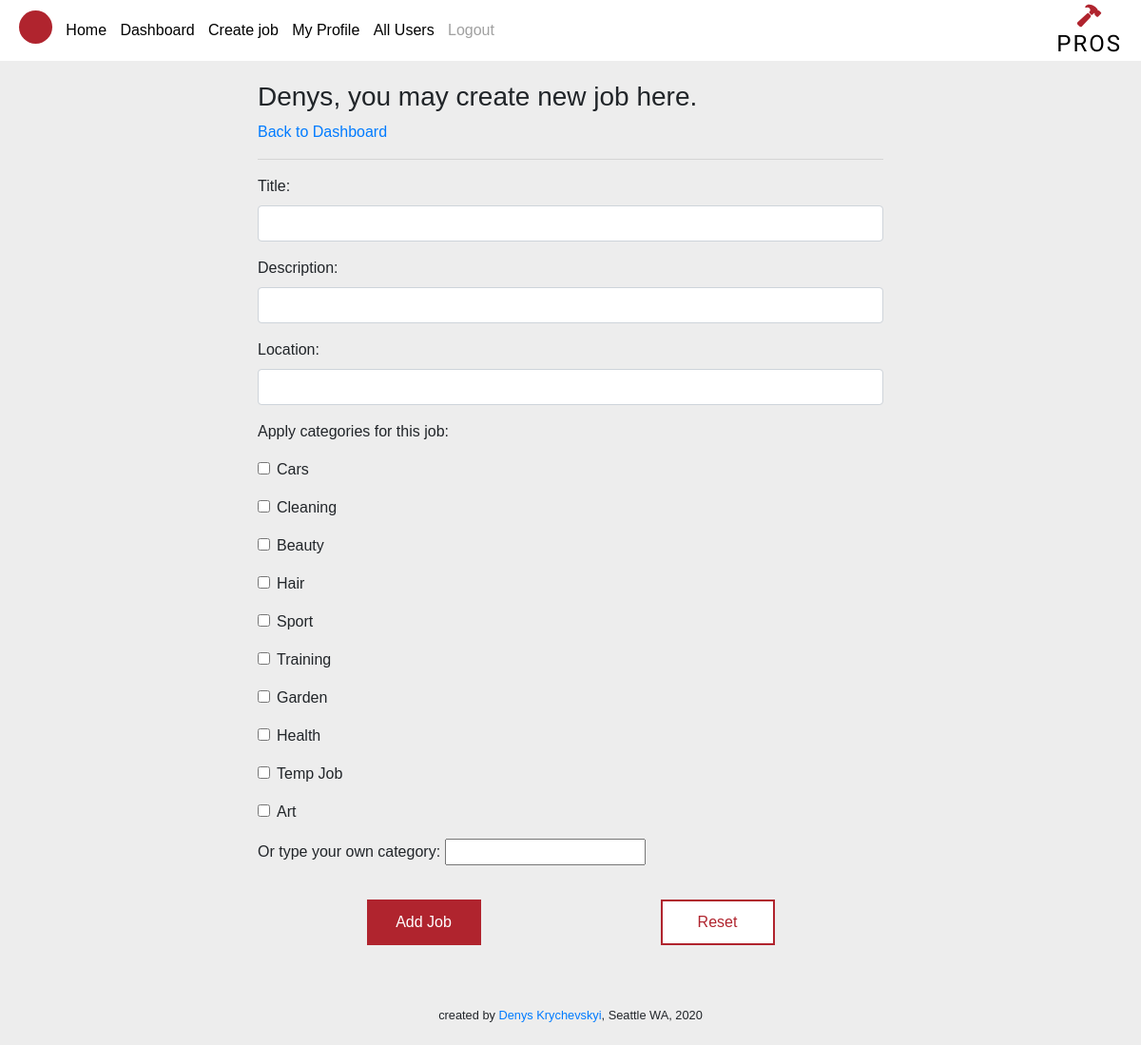
The app's page /create_new_job (signed in), older data.
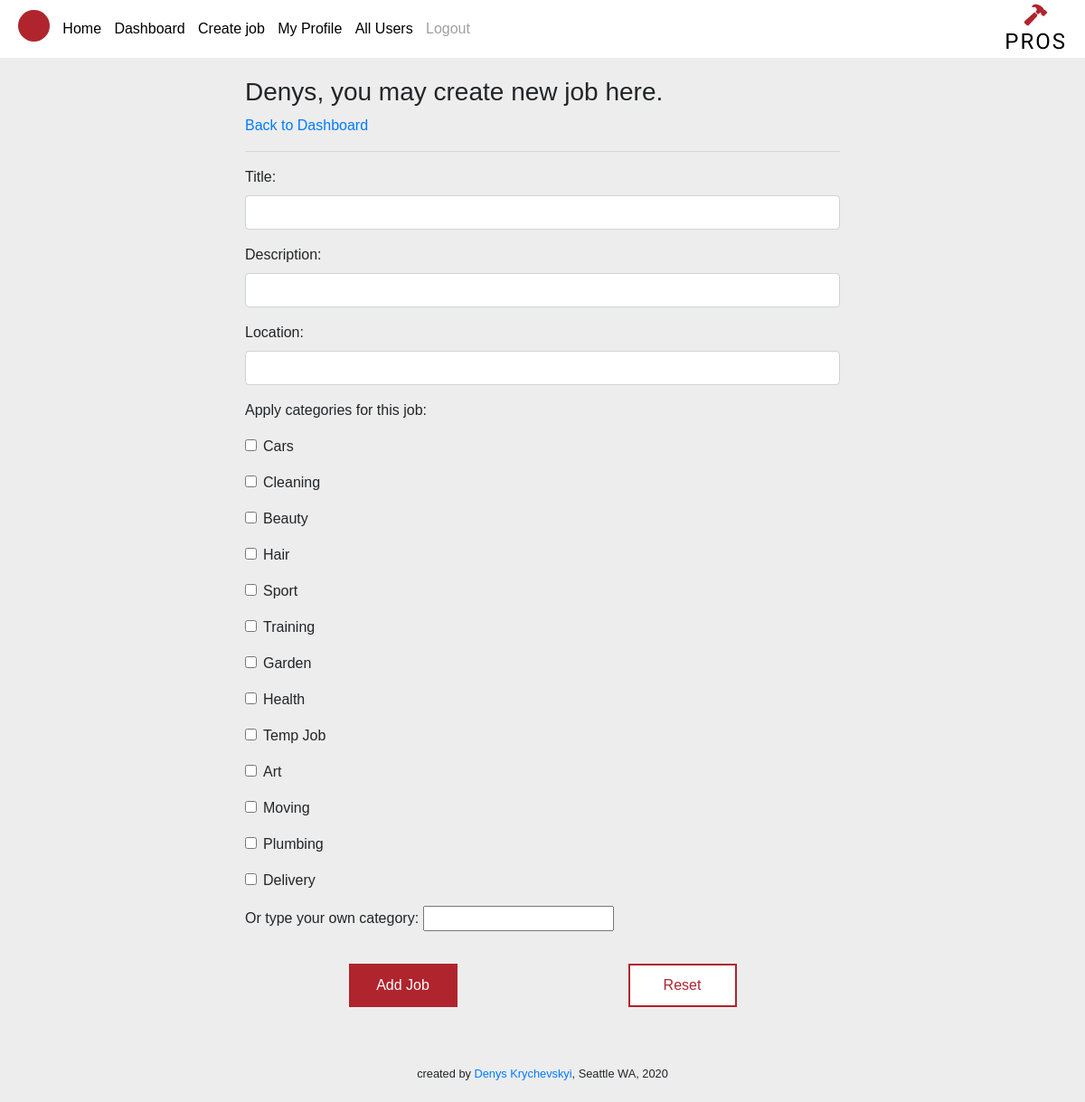
The same page, newer data.
### profi_app/models.py (models this page shows)
class Category(models.Model):
    name = models.CharField(max_length = 255)
    job = models.ManyToManyField(Job, related_name = 'categories')
    created_at = models.DateTimeField(auto_now_add = True)
    updated_at = models.DateTimeField(auto_now = True)

### profi_app/views.py (the view, shortened to what this page needs)
# urls.py: path('create_new_job', views.create_new_job),
def create_new_job(request):
    if request.method == "GET":
        context = {
            'all_categories': Category.objects.all(),
            'cur_user': User.objects.get(id = request.session['user_id']),
        }
        return render(request, "create_job.html", context)

### profi_app/templates/create_job.html (shortened to what this page needs)
<!DOCTYPE html>
<html lang="en">
<head>
    {% include 'head.html' %}
</head>
<body>
    {% include 'navbar.html' %}
    <div class="page_container">
        <div class="display_flex">
            <h3>{{ cur_user.first_name }}, you may create new job here.</h3>
            <a href="/dashboard">Back to Dashboard</a>
        </div>
        <hr>
        <form action="/create_new_job" method="POST">
            <div class="form-group">
                <label for="title">Title:</label>
                <input type="text" name="title" class="form-control" id="title">
            </div>
            <div class="form-group">
                <label for="description">Description:</label>
                <input type="text" name="description" class="form-control" id="description" >
            </div>
            <div class="form-group">
                <label for="location">Location:</label>
                <input type="text" name="location" class="form-control" id="location" >
            </div>
            <p>Apply categories for this job:</p>
            {% for category in all_categories %}
            <div class="form-group form-check">
                <input type="checkbox" class="form-check-input" name="category" value ="{{category.id}}">
                <label class="form-check-label" for="{{category.id}}">{{category.name}}</label>
            </div>
            {% endfor %}
            <div class="form-group">
                <label class="form-check-label" for="other">Or type your own category: </label>
                <input type="text" name="other">
            </div>
            <div class="display_flex1">
                <button class="add_job_btn">Add Job</button>
                <a class="reset" href="/create_new_job">Reset</a>
            </div>
        </form>
    </div>
    {% include 'footer.html' %}
</body>
</html>

Row changes from the older to the newer data that the page shows:
added Category: name "Moving"
added Category: name "Plumbing"
added Category: name "Delivery"
